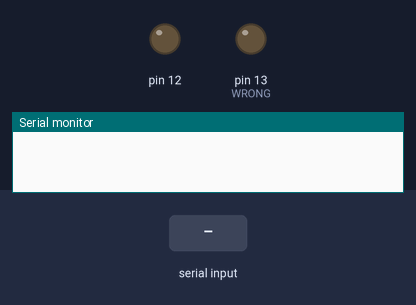
Bench run of a sketch on a simulated Arduino Uno, built with avr-gcc and run on an emulated ATmega328P. Shown: output pins drawn as LEDs (lit = HIGH), the last lines printed to the serial monitor. Inputs (shaded band) come from the test bench.

Above: at 1.2 s.
1.3 s: "Test1\n" received over Serial
At 2.1 s:
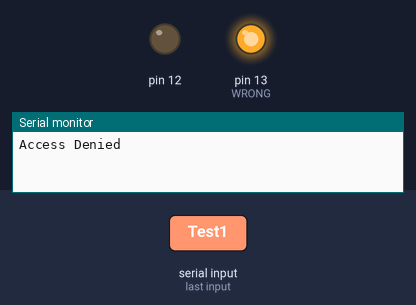
Timing chart, 0 to 4.3 s (numbered marks = the images above; inputs shaded):
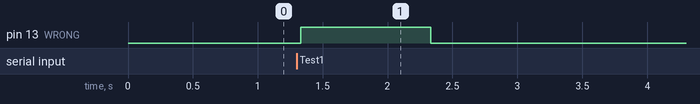

The sketch:

kmc_card_matched_led.ino
```cpp
char tag[]= "FE0057CC3B5E";
char input[12];
int count = 0;
boolean flag =0;

void setup()
{
  Serial.begin(9600);
  pinMode(12,OUTPUT);
  pinMode(13,OUTPUT); //WRONG
  }

void loop()
  {
    if (Serial.available())
      { //Serial.println("Test1");
        count=0;

        while(Serial.available()&&count<12) //RFID tag read into input
        {
          input[count]=Serial.read();
          count++;
          delay(5);
        }

        if(count==12)
        { //Serial.println("Test2");
          count=0;
          flag=1;

          while(count<12 && flag!=0)  //Check if read tag and authenticated tag are same
          { Serial.println(input);
            if (input[count]==tag[count])
              flag=1;
            else
              flag=0;
              //Serial.println("Test3");
              count++;
          }
        }

        if (flag==1)  //Same
        {
          digitalWrite(12,HIGH);
          Serial.println("Access Allowed");
          delay(1000);
          digitalWrite(12,LOW);
        }

        else  //Different
        {
         digitalWrite(13,HIGH);
          Serial.println("Access Denied");
          delay(1000);
          digitalWrite(13,LOW);
        }

        for (count=0;count<12;count++)  //Changing back input tag to FFFFFFFFFFFF
        {
          input[count]='F';
        }

        count=0;
      }
    }
```

Measured:
- after the input at 1.3 s, pin 13 (WRONG): LOW → HIGH at once, → LOW 1.0 s later
